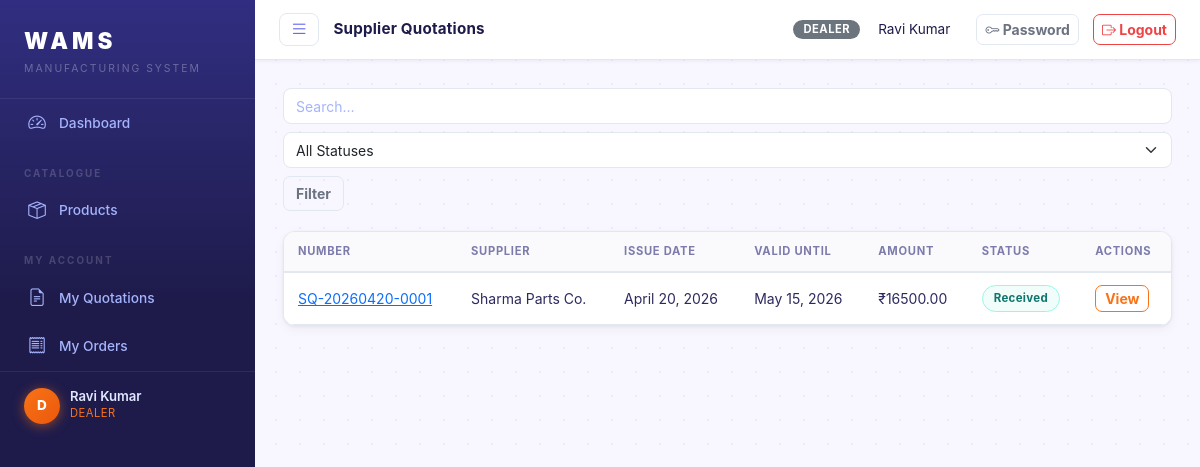
The page /quotations/supplier/ (signed in) on the database as committed earlier.
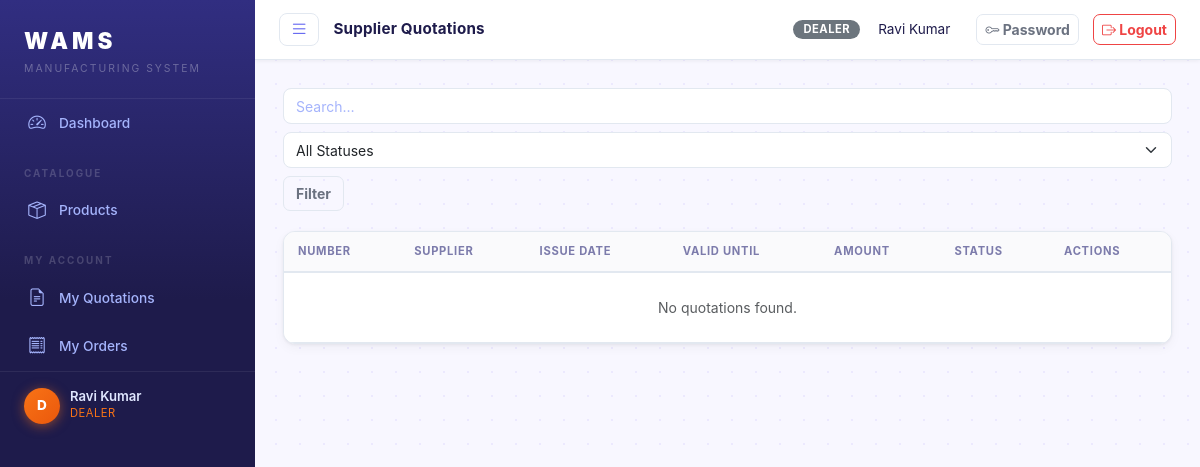
The same page on the database as committed later.
### core/models.py (models this page shows, shortened)
class SupplierQuotation(models.Model):
    STATUS_CHOICES = [
        ('requested', 'Requested'),
        ('received', 'Received'),
        ('accepted', 'Accepted'),
        ('rejected', 'Rejected'),
    ]
    quotation_number = models.CharField(max_length=50, unique=True)
    supplier = models.ForeignKey(Supplier, on_delete=models.CASCADE, related_name='quotations')
    issue_date = models.DateField(auto_now_add=True)
    valid_until = models.DateField()
    status = models.CharField(max_length=20, choices=STATUS_CHOICES, default='requested')
    total_amount = models.DecimalField(max_digits=12, decimal_places=2, default=0)
    notes = models.TextField(blank=True)
    created_by = models.ForeignKey(User, on_delete=models.SET_NULL, null=True, related_name='supplier_quotations_created')
    created_at = models.DateTimeField(auto_now_add=True)
    class Meta:
        ordering = ['-created_at']

class Supplier(models.Model):
    user = models.OneToOneField(User, on_delete=models.CASCADE, related_name='supplier_profile')
    company_name = models.CharField(max_length=200)
    contact_person = models.CharField(max_length=100)
    email = models.EmailField()
    phone = models.CharField(max_length=20)
    address = models.TextField()
    city = models.CharField(max_length=100)
    is_active = models.BooleanField(default=True)
    created_at = models.DateTimeField(auto_now_add=True)
    class Meta:
        ordering = ['company_name']

### core/views.py (the view)
# urls.py: path('quotations/supplier/', views.supplier_quotation_list, name='supplier_quotation_list'),
@login_required
def supplier_quotation_list(request):
    if request.user.role == 'supplier':
        try:
            qs = request.user.supplier_profile.quotations.all()
        except Supplier.DoesNotExist:
            qs = SupplierQuotation.objects.none()
    else:
        qs = SupplierQuotation.objects.select_related('supplier').all()
    status = request.GET.get('status', '')
    if status:
        qs = qs.filter(status=status)
    q = request.GET.get('q', '').strip()
    if q:
        qs = qs.filter(Q(quotation_number__icontains=q) | Q(supplier__company_name__icontains=q))
    page = paginate(request, qs)
    return render(request, 'core/quotations/supplier_list.html', {
        'page_obj': page, 'q': q, 'status': status,
        'status_choices': SupplierQuotation.STATUS_CHOICES,
    })

### core/views.py (called while the page is built)
def paginate(request, qs, per_page=20):
    paginator = Paginator(qs, per_page)
    page = request.GET.get('page', 1)
    return paginator.get_page(page)

### templates/core/quotations/supplier_list.html (shortened to what this page needs)
{% extends 'base.html' %}
{% block page_title %}Supplier Quotations{% endblock %}
{% block content %}
<div class="page-toolbar">
  <form class="search-form" method="get">
    <input type="text" name="q" value="{{ q }}" class="form-control" placeholder="Search…">
    <select name="status" class="form-select">
      <option value="">All Statuses</option>
    </select>
    <button class="btn btn-outline-secondary">Filter</button>
  </form>
</div>
<div class="card">
  <div class="card-body p-0">
    <table class="table table-hover mb-0">
      <thead>
        <tr><th>Number</th><th>Supplier</th><th>Issue Date</th><th>Valid Until</th><th>Amount</th><th>Status</th><th>Actions</th></tr>
      </thead>
      <tbody>
      {% for q in page_obj %}
      <tr>
        <td><a href="{% url 'supplier_quotation_detail' q.pk %}">{{ q.quotation_number }}</a></td>
        <td>{{ q.supplier.company_name }}</td>
        <td>{{ q.issue_date }}</td>
        <td>{{ q.valid_until }}</td>
        <td>₹{{ q.total_amount|floatformat:2 }}</td>
        <td><span class="badge-status badge-{{ q.status }}">{{ q.get_status_display }}</span></td>
        <td><a href="{% url 'supplier_quotation_detail' q.pk %}" class="btn btn-xs btn-outline-primary">View</a></td>
      </tr>
      {% empty %}
      <tr><td colspan="7" class="text-center text-muted py-4">No quotations found.</td></tr>
      {% endfor %}
      </tbody>
    </table>
  </div>
</div>
{% endblock %}

Rows that differ between the two databases and show on the page:
removed SupplierQuotation: quotation_number "SQ-20260420-0001", supplier.company_name "Sharma Parts Co.", issue_date "April 20, 2026", valid_until "May 15, 2026", total_amount "16500.00", status "Received"
Other text that changed with them:
text now shown: "No quotations found."
